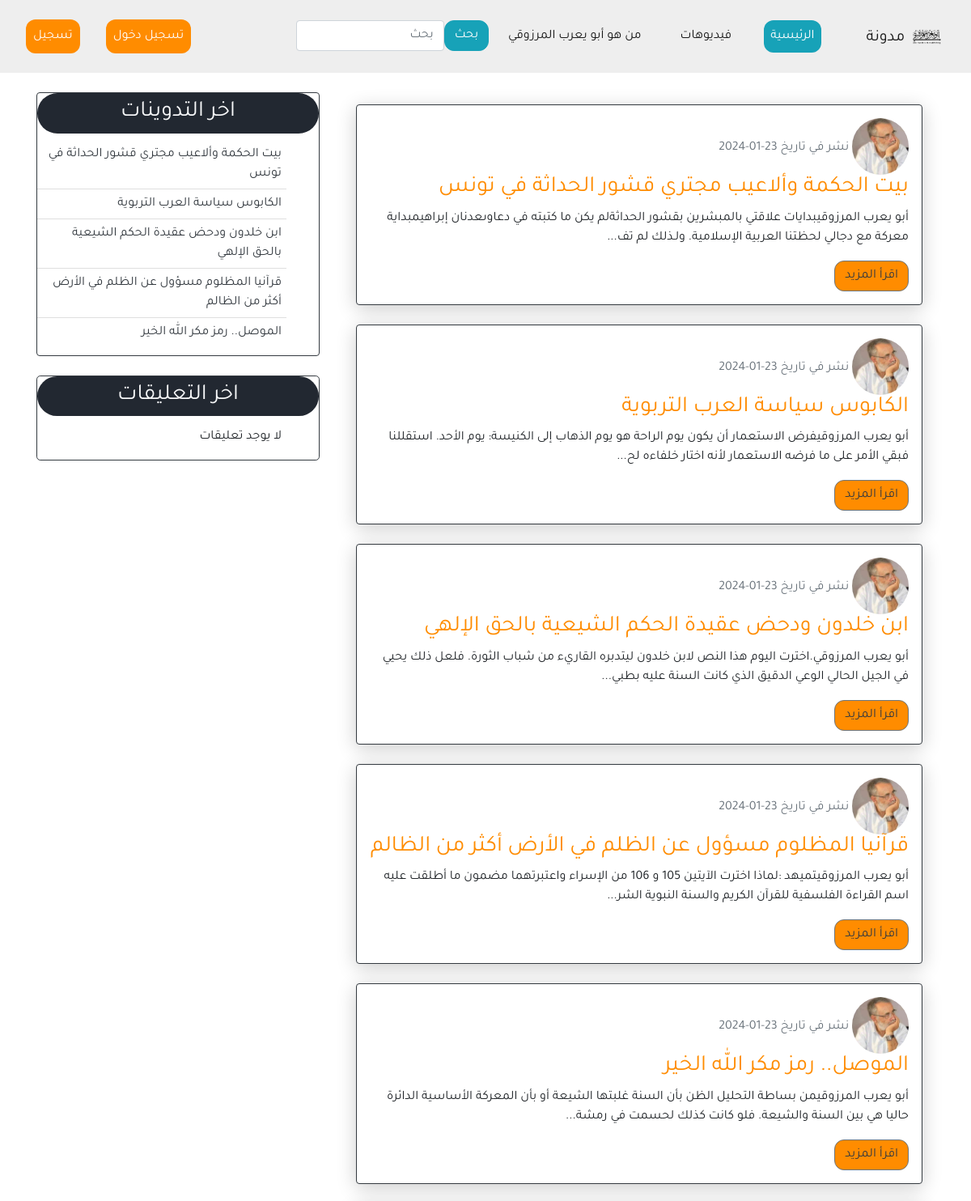
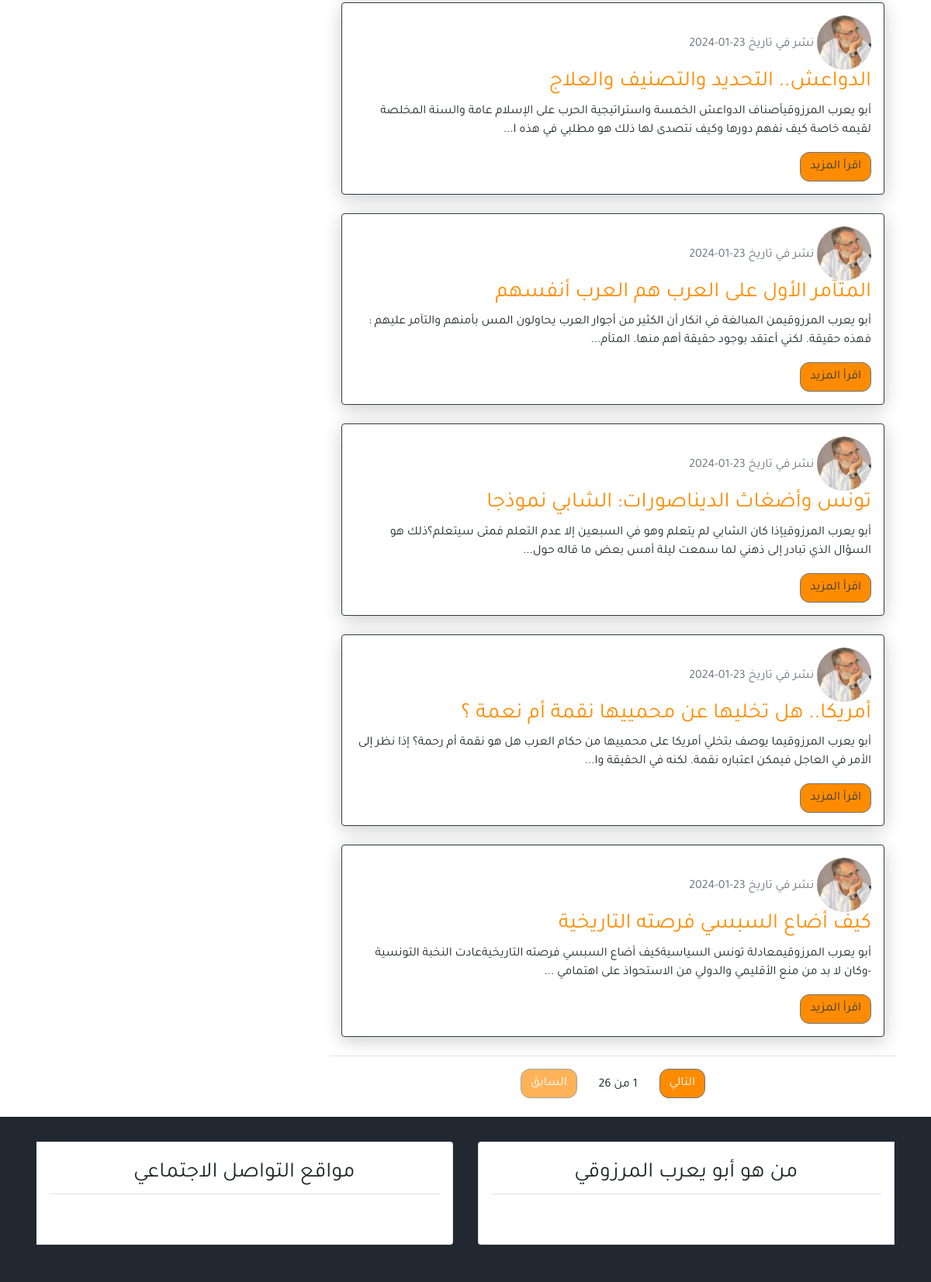
The app's page /, older data (2 pictures, top to bottom).
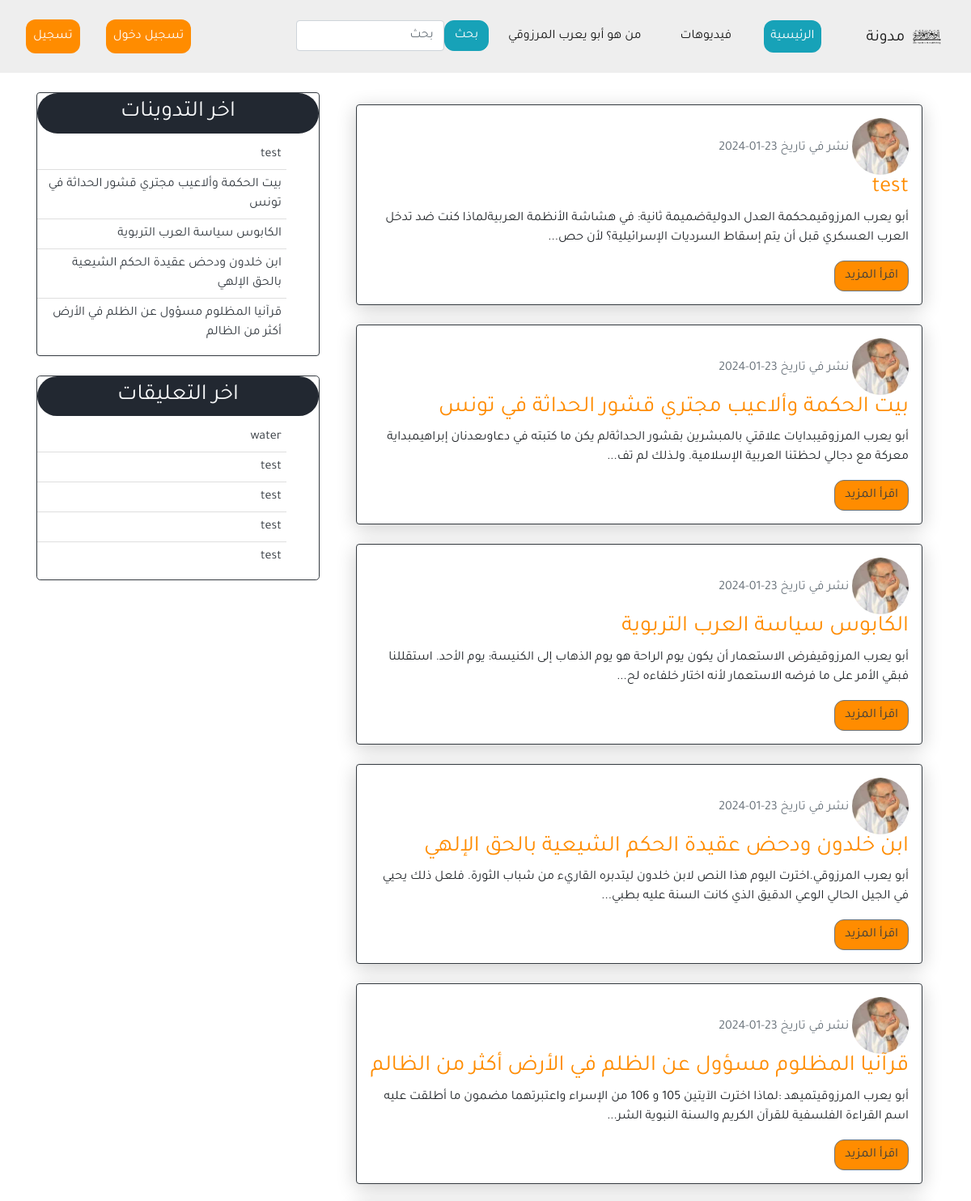
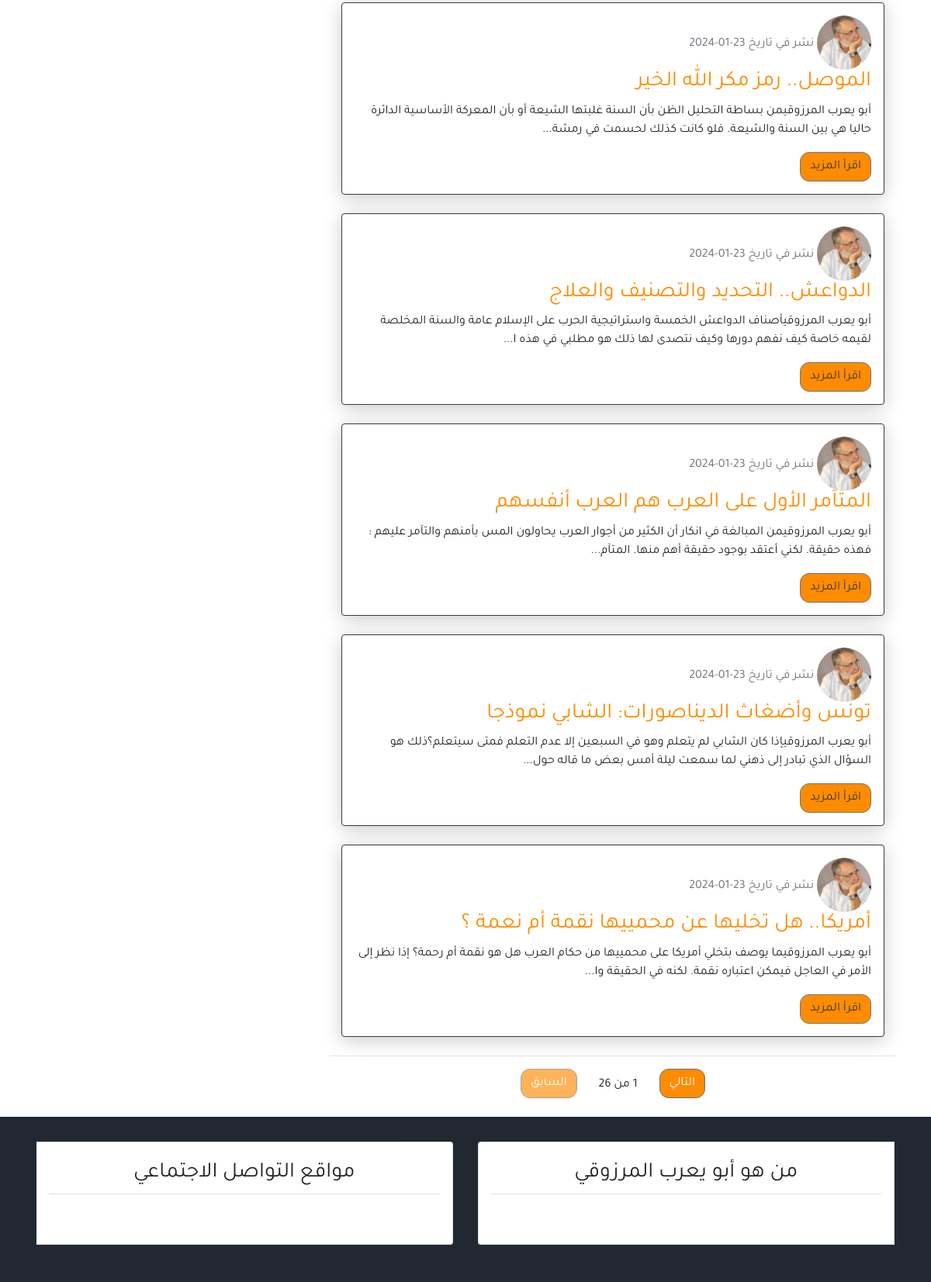
The same page, newer data (2 pictures, top to bottom).
### blog/models.py (models this page shows, shortened)
class Post(models.Model):
    title=models.CharField(max_length=100)
    content=models.TextField()
    post_date=models.DateTimeField(default=timezone.now)
    Post_update=models.DateTimeField(auto_now=True)
    author=models.ForeignKey(User,on_delete=models.CASCADE)
    class Meta:
        ordering=('-post_date',)

class Comment(models.Model):
    name=models.CharField(max_length=100, verbose_name='الاسم',default='مجهول')
    body=models.TextField(verbose_name='التعليق')
    comment_date=models.DateTimeField(auto_now=True)
    active=models.BooleanField(default=True)
    post=models.ForeignKey(Post,on_delete=models.CASCADE,related_name='comments')
    class Meta:
        ordering=('-comment_date',)

### user/models.py (models this page shows, shortened)
class Profile(models.Model):
    image=models.ImageField(default='default.png',upload_to='profile_pics')
    user=models.OneToOneField(User,on_delete=models.CASCADE)

### blog/views.py (the view)
# urls.py: path('',views.home,name='home'),
def home(request):
    current_page = resolve(request.path_info).url_name
    query = request.GET.get('post_search')
    posts = Post.objects.all()
    if query:
        posts = posts.filter(Q(title__icontains=query) | Q(content__icontains=query))
    paginator=Paginator(posts,10)
    page=request.GET.get('page')
    try:
        posts=paginator.page(page)
    except PageNotAnInteger:
            posts=paginator.page(1)
    except EmptyPage:
         posts=paginator.page(paginator.num_page)
    context={'title':'الصفحة ',
             'posts':posts,
             'page':page,
             'current_page':current_page}
    return render(request,'blog/index.html',context)

### blog/templatetags/post_tag.py (called while the page is built)
@register.inclusion_tag('blog/latest_post.html')
def latest_post():
    context={
        'l_posts':Post.objects.all()[0:5]
    }
    return context

@register.inclusion_tag('blog/latest_comments.html')
def latest_comments():
    context={
        'l_comments':Comment.objects.all()[0:5]
    }
    return context

### blog/templates/blog/index.html (shortened to what this page needs)
{% extends 'blog/base.html' %}
{% load static %}
{% block content %}
  {% for post in posts %}
    <div  class="border p-3 mb-4 rounded border-dark post" >
      <img class="img-fluid rounded-circle" width="70px" src="{{post.author.profile.image.url}}" alt="">
      <span class="text-secondary">نشر في تاريخ {{post.post_date|date:'d-m-Y'}}</span>
      <h3><a href="{% url 'detail' post.id %}" class="text-dark title-of-title">{{post.title}}</a></h3>
      {% if post.content|length > 200 %}
        <p>{{ post.content|striptags|slice:":150"}}{% if post.content|length > 10 %}...{% endif %}</p>
        <button class="btn btn-secondary" onclick="showFullContent('{{ post.content|escapejs }}')" ><a href=" {% url 'detail' post.id %} " class="text-dark">اقرأ المزيد </a></button>
      {% else %}
        <p>{{ post.content | safe }}</p>
      {% endif %}
    </div>
  {% endfor %}
  {% include 'blog/pagination.html' with page=posts %}
{% endblock %}

### blog/templates/blog/base.html (shortened to what this page needs)
{% load static %}
{% load post_tag  %}
<!DOCTYPE html>
<html lang="ar">
<head>
    <link rel="stylesheet" href="{% static 'blog/css/bootstrap.min.css' %}">
    <link rel="stylesheet" href="{% static 'blog/css/main.css' %}">
</head>
<body>
    <header>
        <nav class="navbar navbar-expand-lg navbar-light bg-light">
            <a class="navbar-brand" href="#">
                <img src="{% static 'blog/images/HDLOGO.png'%}" alt="" width="45px" >
                مدونة</a>
            <div class="collapse navbar-collapse" id="navbarSupportedContent">
              <ul class="navbar-nav ">
                <li class="nav-item  {% if current_page == 'home' %}btn-actv active{% endif %}active m-3">
                  <a class="nav-link actv" href="{% url 'home'  %}">الرئيسية </a>
                </li>
                <li class="nav-item {% if current_page == 'video' %} btn-actv active{% endif %}active m-3">
                  <a class="nav-link actv" href="{% url 'video' %}">فيديوهات</a>
                </li>
                <li class="nav-item {% if current_page == 'about' %} btn-actv active{% endif %}active m-3">
                    <a href="{% url 'about'%}" class="nav-link actv"> من هو أبو يعرب المرزوقي</a>
                </li>
                <li class="nav-item mx-auto m-3">
                    <form action="{% url 'home'  %}" method="get">
                    <div class="input-group ">
                        <button type="submit" class="btn btn-info "  data-mdb-ripple-init>بحث</button>
                        <input type="search" class="form-control rounded" placeholder="بحث" aria-label="Search" aria-describedby="search-addon" name="post_search" />
                      </div>
                    </form>
                </li>
              </ul>
              {% if user.is_authenticated %}
              <ul class="navbar-nav mr-auto">
                {% if  user.username == 'abu-yaareb@moudawna.com' %}
                <li class="nav-item"> <a href="{% url 'new_post'  %}" class='nav-link btn btn-info m-3 text-light'>تدوينة جديدة</a></li>
                {% endif%}
                <li class="nav-item"> <a href="{% url 'profile' %}"  class='nav-link  btn btn-info m-3 text-light'>الملف الشخصي </a></li>
                <li class="nav-item"> <a href="{% url 'logout' %}"  class='nav-link btn btn-danger m-3 text-light'> تسجيل الخروج </a></li>
            </ul>
              {% else %}
              <ul class="navbar-nav mr-auto">
                <li class="nav-item "> <a href="{% url 'login' %}" class='nav-link btn btn-secondary m-3  btn-log'>تسجيل دخول</a></li>
                <li class="nav-item "> <a href="{% url 'register' %}"  class='nav-link btn btn-secondary m-3  btn-log'>تسجيل </a></li>
            </ul>
              {% endif %}
            </div>
          </nav>
    </header>
    <section >
        <div class="container main-body">
            <div class="row mt-4">
                <div class="col-md-8">
                        {% block content%}
                        {% endblock%}
                </div>
                    <div class="col-md-4 rounded ">
                        <div class="card mb-3 rounded border-dark" >
                            <h3 class="text-center bg-secondary text-light p-2 rounded-pill"> اخر التدوينات</h3>
                            {% latest_post %}
                        </div>
                        <div class="card mt-4 rounded-lg border-dark">
                            <h3 class="text-center bg-secondary text-light p-2 rounded-pill"> اخر التعليقات </h3>
                           {% latest_comments %}
                        </div>
                    </div>
            </div>
        </div>
    </section>
    <footer class="bg-secondary mt-4">
        <div class="container-fluid">
            <div class="row">
                <div class="col-md">
                    <div class="card-group m-3">
                        <div class="card m-3">
                            <h3 class="title text-center border-bottom m-3 p-2"> من هو أبو يعرب المرزوقي</h3>
                                <div class="card-body text-center">
                                </div>
                        </div>
                        <div class="card m-3">
                            <h3 class="title text-center border-bottom m-3 p-2"> مواقع التواصل الاجتماعي</h3>
                                <div class="card-body text-center">
                                </div>
                            </div>
                    </div>
                </div>
            </div>
            <div class="row p-2">
            </div>
        </div>
    </footer>
</body>
</html>

### blog/templates/blog/pagination.html
<div class="border-top pt-3 mt-4 text-center">
    {% if page.has_next  %}
        <a href="?page={{page.next_page_number}}" class="btn btn-secondary bg-secondary">التالي</a>
    {% else %}
        <a href="#" class="btn btn-secondary bg-secondary disabled">التالي</a>
    {% endif %}
    <span class="pr-4 pl-4">{{page.number}} من {{page.paginator.num_pages}}</span>
    {% if page.has_previous  %}
        <a href="?page={{ page.previous_page_number }}" class="btn btn-secondary bg-secondary">السابق</a>
    {% else %}
        <a href="#" class="btn btn-secondary bg-secondary disabled">السابق</a>
    {% endif %}
</div>

### blog/templates/blog/latest_post.html
<ul class="list-group-flush latest-post">
    {% for post in l_posts %}
    <li class="list-group-item latest-post-item">
        <a class="text-dark" href="{% url 'detail' post.id %}">{{post.title}}</a>
    </li>
    {% endfor %}
</ul>

### blog/templates/blog/latest_comments.html
<ul class="list-group-flush latest-post">
    {% for comment in l_comments %}
    <li class="list-group-item latest-post-item">
        <a class="text-dark" href="{% url 'detail' comment.post.id %}">
            {% if comment.body|length > 30  %}
                 {{comment.body|slice:'25'}}...
                 {% else %}
                 {{comment.body}}
                 {% endif %}
        </a>
    </li>
    {% empty %}
    <li class="list-group-item latest-post-item">  لا يوجد تعليقات  </li>
    {% endfor %}
</ul>

### blog/static/blog/css/main.css (style rules this page uses)
body { font-family: 'Tajawal', sans-serif; }
html,body { direction: rtl; text-align: right; }
.bg-secondary { background-color: #222831 !important; }
.bg-light { background-color: #EEEEEE!important; }
.latest-post .latest-post-item, .latest-comment .latest-comment-item { padding: 6px; }
.latest-post li:first-child, .latest-comment li:first-child { border-top: 0; }
.latest-post li:last-child, .latest-comment li:last-child { border-bottom: 0; padding-bottom: 0; }
.btn-secondary { background-color: #ff8c00 !important; }
.title-of-title { color: #ff8c00 !important ; }
.btn { border-radius: 12px; }

### blog/templates/blog/base.html (style rules this page uses)
.btn-actv .actv { background-color: #17a2b8 !important ; border-radius: 12px; color: white !important; }
.btn-log { background-color: #ff8c00 !important; color: white !important; border-color: transparent; }

### blog/templates/blog/index.html (style rules this page uses)
.post { background-color: #fff; box-shadow: 0 5px 25px rgba(1 1 1 / 20%); border-radius: 10px; padding: 25px; margin: 15px; transition: 0.7s ease; }

Row changes from the older to the newer data that the page shows:
no longer on one of the page's lists (row unchanged): Post: title "الموصل.. رمز مكر الله الخير"
no longer on this page (row unchanged): Post: author.profile.image (placeholder picture), post_date "23-01-2024", title "كيف أضاع السبسي فرصته التاريخية", content "أبو يعرب المرزوقيمعادلة تونس السياسيةكيف أضاع السبسي فرصته التاريخيةعادت النخبة التونسية -وكان لا بد من منع الأقليمي والدولي من الاستحواذ على اهتمامي"
added Post: author.profile.image (placeholder picture), post_date "23-01-2024", title "test", content "أبو يعرب المرزوقيمحكمة العدل الدوليةضميمة ثانية: في هشاشة الأنظمة العربيةلماذا كنت ضد تدخل العرب العسكري قبل أن يتم إسقاط السرديات الإسرائيلية؟ لأن حص"
added Comment: body "water"
added Comment: body "test"
added Comment: body "test"
added Comment: body "test"
added Comment: body "test"
Text that changed along with them:
text no longer shown: "لا يوجد تعليقات"
